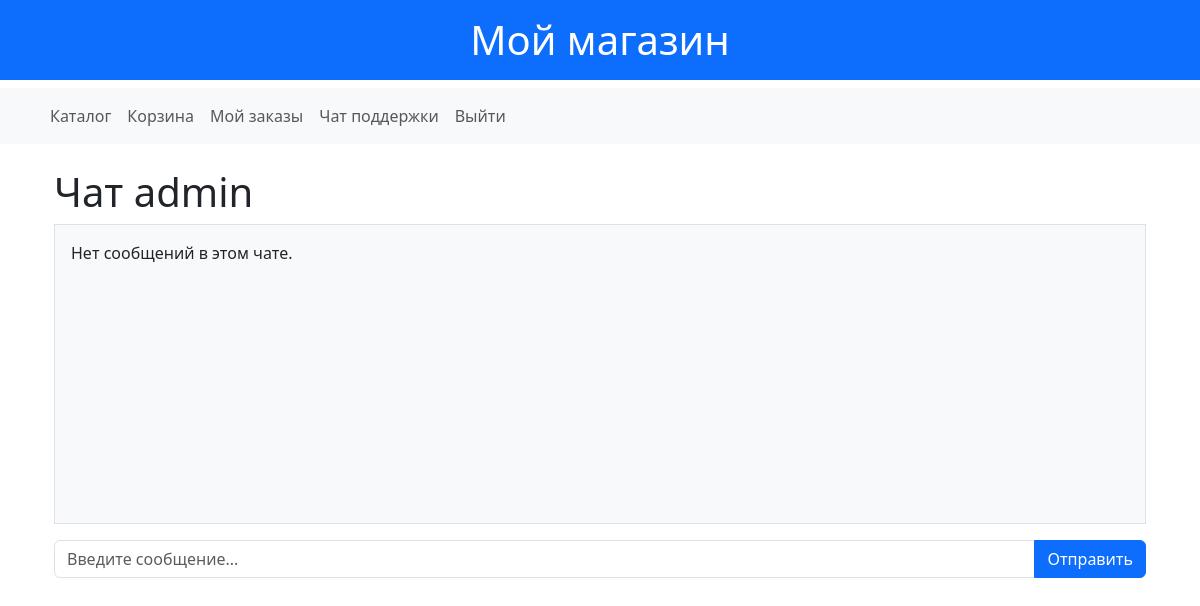
The app's page /chat/manage/chat_user_10/ (signed in), older data.
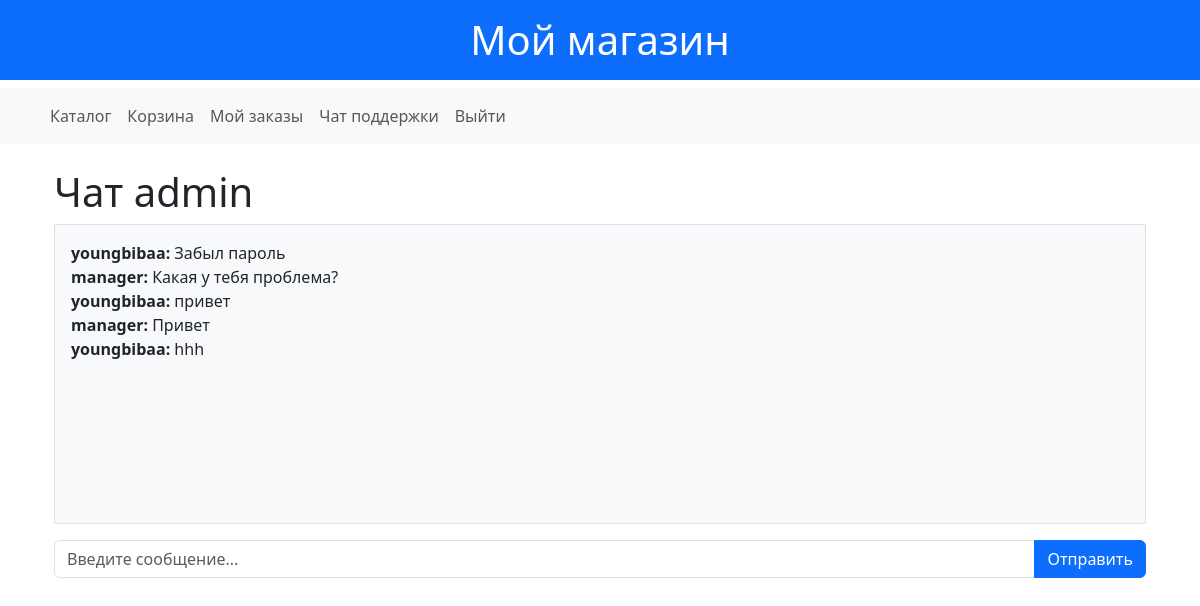
The same page, newer data.
### shop/models.py (models this page shows, shortened)
class MessageModel(models.Model):
    sender = models.ForeignKey(User, related_name='sent_messages', on_delete=models.CASCADE)
    room_name = models.CharField(max_length=255)
    content = models.TextField()
    timestamp = models.DateTimeField(auto_now_add=True)
    class Meta:
        verbose_name = "Сообщение"
        verbose_name_plural = "Cooбщения"

### shop/views.py (the view)
# urls.py: path('chat/manage/<str:room_name>/', ManagerChat.as_view(), name='manager_chat'),
class ManagerChat(LoginRequiredMixin, View):
    def get(self, request, *args, **kwargs):
        if request.user.groups.filter(name="Менеджеры").exists():
            room_name = kwargs['room_name']
            messages = MessageModel.objects.filter(room_name=room_name).order_by('-timestamp')
            return render(request, 'chat/room.html', {
                'room_name': room_name,
                'messages': messages,
                'username': request.user.username
            })
        else:
            return redirect('home')

### shop/templates/chat/room.html (shortened to what this page needs)
{% extends 'shop/base.html' %}
{% block content %}
<div class="container">
    <h1 class="mt-4">Чат {{ username }}</h1>
    <div id="chat-log" class="chat-log border p-3 mb-3" style="height: 300px; overflow-y: scroll; background-color: #f8f9fa;">
        {% for message in messages %}
            <b>{{ message.sender.username }}:</b> {{ message.content }} <br>
        {% empty %}
            <p>Нет сообщений в этом чате.</p>
        {% endfor %}
    </div>
    <div class="input-group">
        <input type="text" id="chat-message-input" class="form-control" placeholder="Введите сообщение..." aria-label="Введите сообщение..." aria-describedby="chat-message-submit">
        <button id="chat-message-submit" class="btn btn-primary">Отправить</button>
    </div>
</div>
{% endblock %}

Row changes from the older to the newer data that the page shows:
added MessageModel: sender.username "youngbibaa", content "Забыл пароль"
added MessageModel: sender.username "manager", content "Какая у тебя проблема?"
added MessageModel: sender.username "youngbibaa", content "привет"
added MessageModel: sender.username "manager", content "Привет"
added MessageModel: sender.username "youngbibaa", content "hhh"
Text that changed along with them:
text no longer shown: "Нет сообщений в этом чате."
